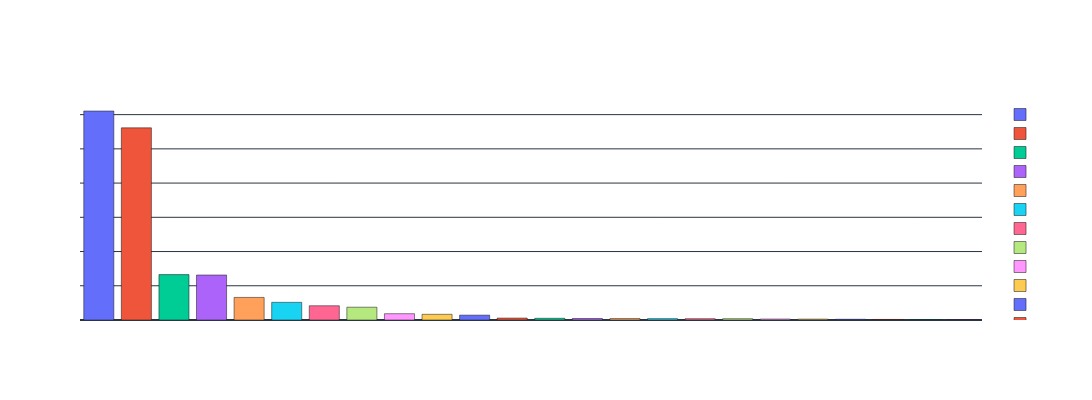

The cell this chart's notebook holds for it:
### Code cell
def plot_file_extension_distribution(df, min_count_threshold=6):
    logging.info("File extension distribution generated: (extension_count_fig | prepare_and_save_plot)")
    # Replace 'No Extension' with 'folders'
    df['file_extension'] = df['file_extension'].replace('No Extension', 'folders')
    
    # Count occurrences of each file_extension
    extension_counts = df['file_extension'].value_counts().reset_index()
    extension_counts.columns = ['file_extension', 'count']

    # Separate the counts into two groups: those with counts > 6 and those with counts <= 6
    other_counts = extension_counts[extension_counts['count'] <= 6]
    main_counts = extension_counts[extension_counts['count'] > 6]

    # Aggregate lesser counts into 'Other'
    if not other_counts.empty:
        other_sum = other_counts['count'].sum()
        other_row = pd.DataFrame({'file_extension': ['Other'], 'count': [other_sum]})
        final_counts = pd.concat([main_counts, other_row], ignore_index=True)
    else:
        final_counts = main_counts

    # Sort the final DataFrame by 'count' in descending order
    final_counts = final_counts.sort_values(by='count', ascending=False)

    # Create a bar chart
    extension_count_fig = px.bar(
        final_counts,
        x='file_extension',
        y='count',
        color='file_extension',
        title='Distribution of File Extensions',
        labels={'file_extension': 'File Extension', 'count': 'Count'},
    )
    return extension_count_fig

extension_count_fig =  plot_file_extension_distribution(df)
 
# Prepare and save the plot
prepare_and_save_plot(
    extension_count_fig,
    width=1200,
    height=400,
    #title="My Work Timeline",
    #xaxis_title="Start Date",
    #yaxis_title="Organizations",
    #coloraxis_colorbar='Tenure',
    #legend_title='Job Level',
    #base_filename='directory_level_distribution',
    #counter='1'
)

### Figure 1 — Plotly figure (JSON) as saved in the notebook; plotly's stock layout.template omitted (floating-point values rounded to 4 significant figures)
{"data": [{"alignmentgroup": "True", "hovertemplate": "File Extension=%{x}<br>Count=%{y}<extra></extra>", "legendgroup": "folders", "marker": {"color": "#636efa", "pattern": {"shape": ""}}, "name": "folders", "offsetgroup": "folders", "orientation": "v", "showlegend": true, "textposition": "auto", "type": "bar", "x": ["folders"], "xaxis": "x", "y": [3053], "yaxis": "y"}, {"alignmentgroup": "True", "hovertemplate": "File Extension=%{x}<br>Count=%{y}<extra></extra>", "legendgroup": "js", "marker": {"color": "#EF553B", "pattern": {"shape": ""}}, "name": "js", "offsetgroup": "js", "orientation": "v", "showlegend": true, "textposition": "auto", "type": "bar", "x": ["js"], "xaxis": "x", "y": [2807], "yaxis": "y"}, {"alignmentgroup": "True", "hovertemplate": "File Extension=%{x}<br>Count=%{y}<extra></extra>", "legendgroup": "py", "marker": {"color": "#00cc96", "pattern": {"shape": ""}}, "name": "py", "offsetgroup": "py", "orientation": "v", "showlegend": true, "textposition": "auto", "type": "bar", "x": ["py"], "xaxis": "x", "y": [663], "yaxis": "y"}, {"alignmentgroup": "True", "hovertemplate": "File Extension=%{x}<br>Count=%{y}<extra></extra>", "legendgroup": "pyc", "marker": {"color": "#ab63fa", "pattern": {"shape": ""}}, "name": "pyc", "offsetgroup": "pyc", "orientation": "v", "showlegend": true, "textposition": "auto", "type": "bar", "x": ["pyc"], "xaxis": "x", "y": [657], "yaxis": "y"}, {"alignmentgroup": "True", "hovertemplate": "File Extension=%{x}<br>Count=%{y}<extra></extra>", "legendgroup": "ts", "marker": {"color": "#FFA15A", "pattern": {"shape": ""}}, "name": "ts", "offsetgroup": "ts", "orientation": "v", "showlegend": true, "textposition": "auto", "type": "bar", "x": ["ts"], "xaxis": "x", "y": [330], "yaxis": "y"}, {"alignmentgroup": "True", "hovertemplate": "File Extension=%{x}<br>Count=%{y}<extra></extra>", "legendgroup": "map", "marker": {"color": "#19d3f3", "pattern": {"shape": ""}}, "name": "map", "offsetgroup": "map", "orientation": "v", "showlegend": true, "textposition": "auto", "type": "bar", "x": ["map"], "xaxis": "x", "y": [258], "yaxis": "y"}, {"alignmentgroup": "True", "hovertemplate": "File Extension=%{x}<br>Count=%{y}<extra></extra>", "legendgroup": "json", "marker": {"color": "#FF6692", "pattern": {"shape": ""}}, "name": "json", "offsetgroup": "json", "orientation": "v", "showlegend": true, "textposition": "auto", "type": "bar", "x": ["json"], "xaxis": "x", "y": [208], "yaxis": "y"}, {"alignmentgroup": "True", "hovertemplate": "File Extension=%{x}<br>Count=%{y}<extra></extra>", "legendgroup": "md", "marker": {"color": "#B6E880", "pattern": {"shape": ""}}, "name": "md", "offsetgroup": "md", "orientation": "v", "showlegend": true, "textposition": "auto", "type": "bar", "x": ["md"], "xaxis": "x", "y": [187], "yaxis": "y"}, {"alignmentgroup": "True", "hovertemplate": "File Extension=%{x}<br>Count=%{y}<extra></extra>", "legendgroup": "scss", "marker": {"color": "#FF97FF", "pattern": {"shape": ""}}, "name": "scss", "offsetgroup": "scss", "orientation": "v", "showlegend": true, "textposition": "auto", "type": "bar", "x": ["scss"], "xaxis": "x", "y": [92], "yaxis": "y"}, {"alignmentgroup": "True", "hovertemplate": "File Extension=%{x}<br>Count=%{y}<extra></extra>", "legendgroup": "Other", "marker": {"color": "#FECB52", "pattern": {"shape": ""}}, "name": "Other", "offsetgroup": "Other", "orientation": "v", "showlegend": true, "textposition": "auto", "type": "bar", "x": ["Other"], "xaxis": "x", "y": [83], "yaxis": "y"}, {"alignmentgroup": "True", "hovertemplate": "File Extension=%{x}<br>Count=%{y}<extra></extra>", "legendgroup": "flow", "marker": {"color": "#636efa", "pattern": {"shape": ""}}, "name": "flow", "offsetgroup": "flow", "orientation": "v", "showlegend": true, "textposition": "auto", "type": "bar", "x": ["flow"], "xaxis": "x", "y": [71], "yaxis": "y"}, {"alignmentgroup": "True", "hovertemplate": "File Extension=%{x}<br>Count=%{y}<extra></extra>", "legendgroup": "png", "marker": {"color": "#EF553B", "pattern": {"shape": ""}}, "name": "png", "offsetgroup": "png", "orientation": "v", "showlegend": true, "textposition": "auto", "type": "bar", "x": ["png"], "xaxis": "x", "y": [28], "yaxis": "y"}, {"alignmentgroup": "True", "hovertemplate": "File Extension=%{x}<br>Count=%{y}<extra></extra>", "legendgroup": "jst", "marker": {"color": "#00cc96", "pattern": {"shape": ""}}, "name": "jst", "offsetgroup": "jst", "orientation": "v", "showlegend": true, "textposition": "auto", "type": "bar", "x": ["jst"], "xaxis": "x", "y": [25], "yaxis": "y"}, {"alignmentgroup": "True", "hovertemplate": "File Extension=%{x}<br>Count=%{y}<extra></extra>", "legendgroup": "mjs", "marker": {"color": "#ab63fa", "pattern": {"shape": ""}}, "name": "mjs", "offsetgroup": "mjs", "orientation": "v", "showlegend": true, "textposition": "auto", "type": "bar", "x": ["mjs"], "xaxis": "x", "y": [22], "yaxis": "y"}, {"alignmentgroup": "True", "hovertemplate": "File Extension=%{x}<br>Count=%{y}<extra></extra>", "legendgroup": "css", "marker": {"color": "#FFA15A", "pattern": {"shape": ""}}, "name": "css", "offsetgroup": "css", "orientation": "v", "showlegend": true, "textposition": "auto", "type": "bar", "x": ["css"], "xaxis": "x", "y": [21], "yaxis": "y"}, {"alignmentgroup": "True", "hovertemplate": "File Extension=%{x}<br>Count=%{y}<extra></extra>", "legendgroup": "html", "marker": {"color": "#19d3f3", "pattern": {"shape": ""}}, "name": "html", "offsetgroup": "html", "orientation": "v", "showlegend": true, "textposition": "auto", "type": "bar", "x": ["html"], "xaxis": "x", "y": [20], "yaxis": "y"}, {"alignmentgroup": "True", "hovertemplate": "File Extension=%{x}<br>Count=%{y}<extra></extra>", "legendgroup": "yml", "marker": {"color": "#FF6692", "pattern": {"shape": ""}}, "name": "yml", "offsetgroup": "yml", "orientation": "v", "showlegend": true, "textposition": "auto", "type": "bar", "x": ["yml"], "xaxis": "x", "y": [19], "yaxis": "y"}, {"alignmentgroup": "True", "hovertemplate": "File Extension=%{x}<br>Count=%{y}<extra></extra>", "legendgroup": "cjs", "marker": {"color": "#B6E880", "pattern": {"shape": ""}}, "name": "cjs", "offsetgroup": "cjs", "orientation": "v", "showlegend": true, "textposition": "auto", "type": "bar", "x": ["cjs"], "xaxis": "x", "y": [19], "yaxis": "y"}, {"alignmentgroup": "True", "hovertemplate": "File Extension=%{x}<br>Count=%{y}<extra></extra>", "legendgroup": "svg", "marker": {"color": "#FF97FF", "pattern": {"shape": ""}}, "name": "svg", "offsetgroup": "svg", "orientation": "v", "showlegend": true, "textposition": "auto", "type": "bar", "x": ["svg"], "xaxis": "x", "y": [14], "yaxis": "y"}, {"alignmentgroup": "True", "hovertemplate": "File Extension=%{x}<br>Count=%{y}<extra></extra>", "legendgroup": "sample", "marker": {"color": "#FECB52", "pattern": {"shape": ""}}, "name": "sample", "offsetgroup": "sample", "orientation": "v", "showlegend": true, "textposition": "auto", "type": "bar", "x": ["sample"], "xaxis": "x", "y": [13], "yaxis": "y"}, {"alignmentgroup": "True", "hovertemplate": "File Extension=%{x}<br>Count=%{y}<extra></extra>", "legendgroup": "txt", "marker": {"color": "#636efa", "pattern": {"shape": ""}}, "name": "txt", "offsetgroup": "txt", "orientation": "v", "showlegend": true, "textposition": "auto", "type": "bar", "x": ["txt"], "xaxis": "x", "y": [11], "yaxis": "y"}, {"alignmentgroup": "True", "hovertemplate": "File Extension=%{x}<br>Count=%{y}<extra></extra>", "legendgroup": "exe", "marker": {"color": "#EF553B", "pattern": {"shape": ""}}, "name": "exe", "offsetgroup": "exe", "orientation": "v", "showlegend": true, "textposition": "auto", "type": "bar", "x": ["exe"], "xaxis": "x", "y": [8], "yaxis": "y"}, {"alignmentgroup": "True", "hovertemplate": "File Extension=%{x}<br>Count=%{y}<extra></extra>", "legendgroup": "mts", "marker": {"color": "#00cc96", "pattern": {"shape": ""}}, "name": "mts", "offsetgroup": "mts", "orientation": "v", "showlegend": true, "textposition": "auto", "type": "bar", "x": ["mts"], "xaxis": "x", "y": [7], "yaxis": "y"}, {"alignmentgroup": "True", "hovertemplate": "File Extension=%{x}<br>Count=%{y}<extra></extra>", "legendgroup": "ipynb", "marker": {"color": "#ab63fa", "pattern": {"shape": ""}}, "name": "ipynb", "offsetgroup": "ipynb", "orientation": "v", "showlegend": true, "textposition": "auto", "type": "bar", "x": ["ipynb"], "xaxis": "x", "y": [7], "yaxis": "y"}], "layout": {"barmode": "relative", "coloraxis": {"colorbar": {"title": {}}}, "font": {"color": "white", "family": "Open Sans, sans-serif", "size": 10}, "height": 400, "legend": {"title": {}, "tracegroupgap": 0}, "paper_bgcolor": "rgba(0, 0, 0, 0)", "plot_bgcolor": "rgba(0, 0, 0, 0)", "title": {}, "width": 1200, "xaxis": {"anchor": "y", "autorange": true, "categoryarray": ["folders", "js", "py", "pyc", "ts", "map", "json", "md", "scss", "Other", "flow", "png", "jst", "mjs", "css", "html", "yml", "cjs", "svg", "sample", "txt", "exe", "mts", "ipynb"], "categoryorder": "array", "domain": [0, 1], "range": [-0.5, 23.5], "title": {}, "type": "category"}, "yaxis": {"anchor": "x", "autorange": true, "domain": [0, 1], "range": [0, 3214.0], "title": {}, "type": "linear"}}}
